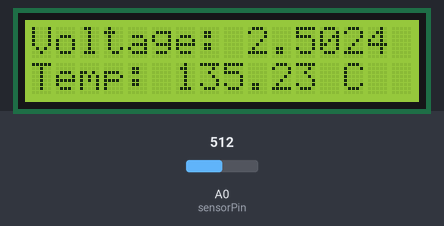
Bench run of a sketch on a simulated Arduino Uno, built with avr-gcc and run on an emulated ATmega328P. Parts: 16×2 character LCD. Inputs (shaded band) come from the test bench; at power-on: A0 (sensorPin) = 512. What the sketch prints to the serial monitor is not drawn.

Above: at 1.2 s.
1.3 s: A0 (sensorPin) set to 716
At 2.5 s:
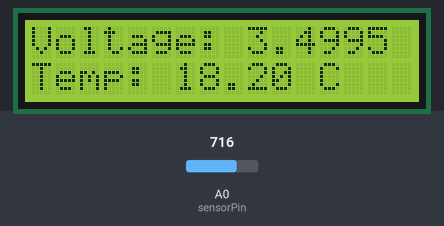
3.5 s: A0 (sensorPin) set to 900
At 4.6 s:
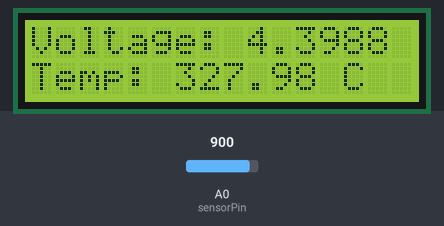
5.6 s: A0 (sensorPin) set to 1023
At 6.7 s:
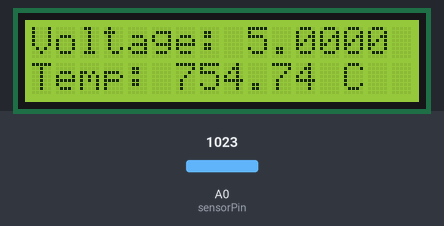
Timing chart, 0 to 8.6 s (numbered marks = the images above; inputs shaded):
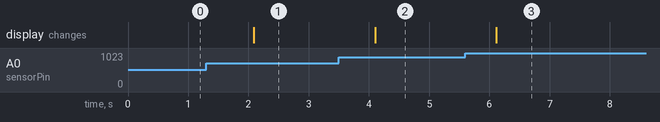

The sketch:

arduino.ino
```cpp
#include <LiquidCrystal.h>
#include <math.h>

LiquidCrystal lcd(12, 11, 5, 4, 3, 2);
const double c = 243.5372;
const double b = -1579.0764;
const double a =2561.6935 ;
const int sensorPin = A0;

void setup() {
  lcd.begin(16, 2);
  Serial.begin(9600); // <-- ADD THIS LINE
}

void loop() {
  int sensorVal = analogRead(sensorPin);
  double voltage = (sensorVal / 1023.0) * 5.0;

  Serial.println(voltage); // <-- ADD THIS LINE

  double temperature = a + b*(voltage) + c*(voltage*voltage);


  lcd.clear();
  lcd.setCursor(0, 0);
  lcd.print("Voltage: ");
  lcd.print(voltage,4);
  lcd.setCursor(0, 1);
  lcd.print("Temp: ");
  lcd.print(temperature,2);
  lcd.print(" C");

  delay(1000);
}
```

Measured:
- after the input at 1.3 s, the display: changes after 0.79 s (image 1)
- after the input at 3.5 s, the display: changes after 0.60 s (image 2)
- after the input at 5.6 s, the display: changes after 0.52 s (image 3)
